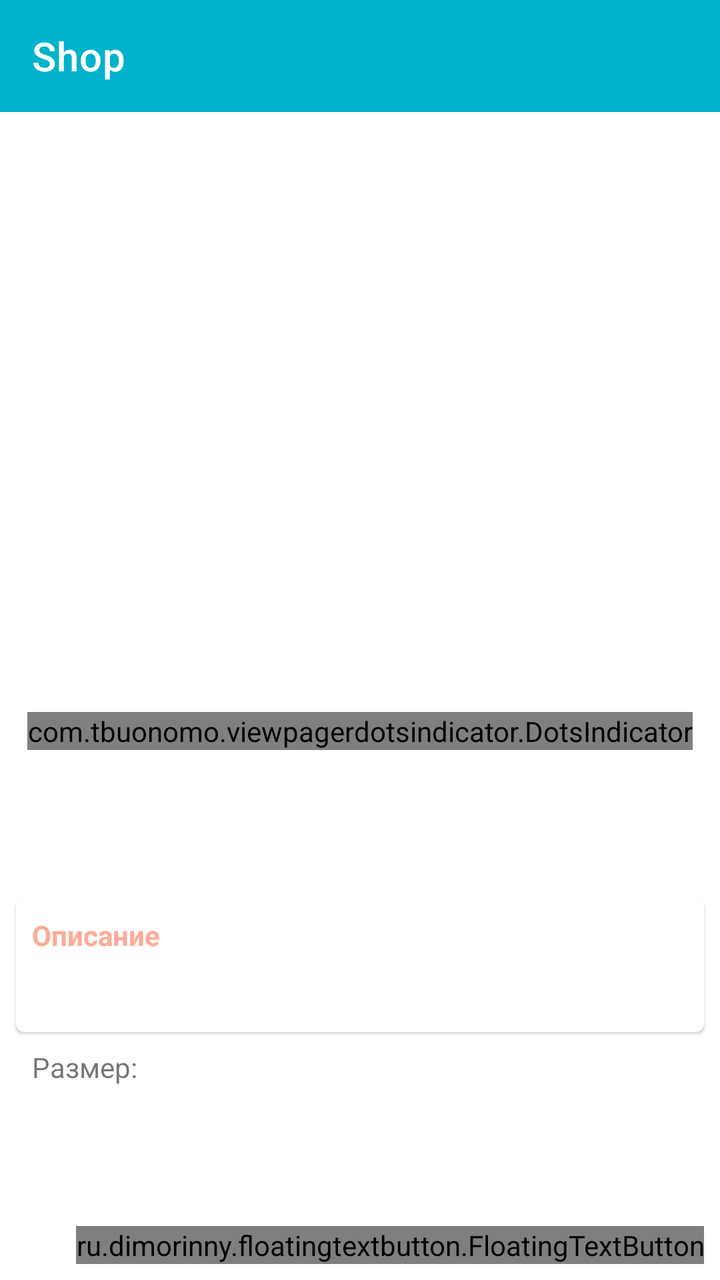
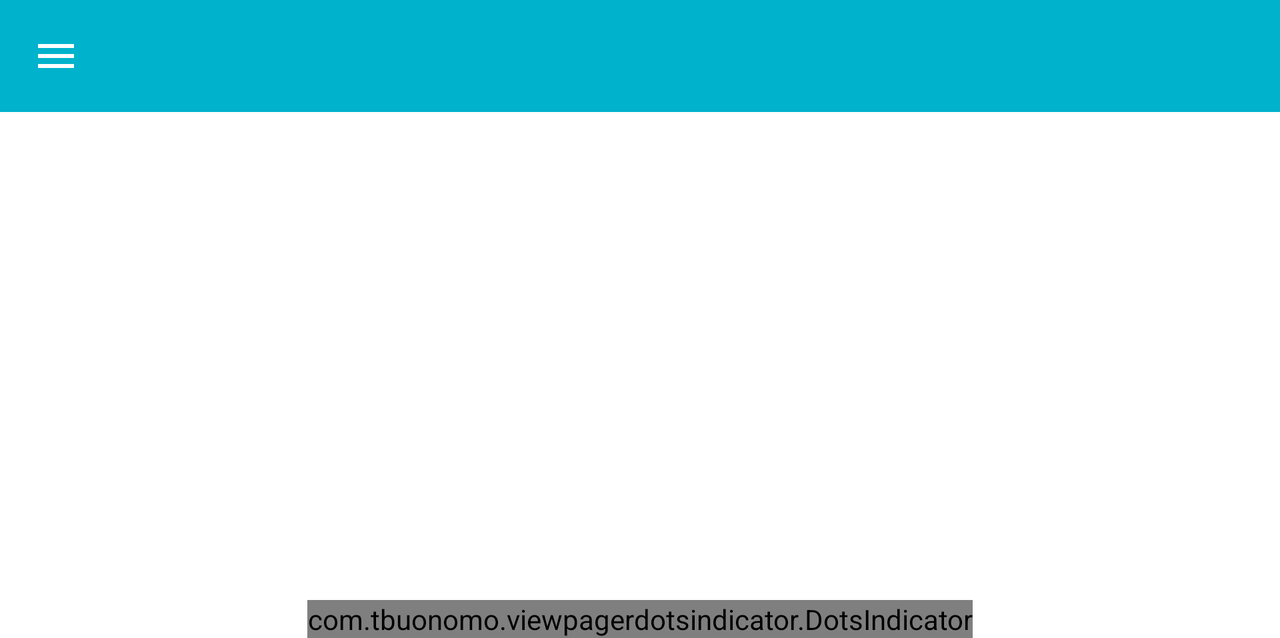

One screen, two layout resources from the same app: the default and the repository's alternative for another configuration. Each is rendered where Android would select it; the XML of both is given below.
<!-- AndroidManifest.xml: application theme MaterialTheme -->
<!-- res/layout/activity_info.xml -->
<?xml version="1.0" encoding="utf-8"?>
<android.support.design.widget.CoordinatorLayout xmlns:android="http://schemas.android.com/apk/res/android"
    xmlns:app="http://schemas.android.com/apk/res-auto"
    xmlns:tools="http://schemas.android.com/tools"
    android:layout_width="match_parent"
    android:layout_height="match_parent"
    tools:context="com.example.potap.shopwindow.activities.MainActivity">

    <android.support.v4.widget.NestedScrollView
        android:layout_width="wrap_content"
        android:layout_height="wrap_content">

        <RelativeLayout xmlns:android="http://schemas.android.com/apk/res/android"
            xmlns:app="http://schemas.android.com/apk/res-auto"
            android:layout_width="match_parent"
            android:layout_height="wrap_content"
            android:orientation="vertical">

            <include layout="@layout/main_toolbar" />

            <android.support.v4.view.ViewPager
                android:id="@+id/view_pager"
                android:layout_width="wrap_content"
                android:layout_height="300dp"
                android:layout_below="@+id/toolbar"
                android:layout_centerHorizontal="true">

            </android.support.v4.view.ViewPager>

            <com.tbuonomo.viewpagerdotsindicator.DotsIndicator
                android:id="@+id/dots_indicator"
                android:layout_width="wrap_content"
                android:layout_height="wrap_content"
                android:layout_below="@+id/view_pager"
                android:layout_centerHorizontal="true"
                app:dotsColor="@color/colorAccent"
                app:dotsCornerRadius="8dp"
                app:dotsSize="10dp"
                app:dotsSpacing="4dp"
                app:dotsWidthFactor="2.5" />

            <TextView
                android:id="@+id/name_info_text_view"
                android:layout_width="wrap_content"
                android:layout_height="wrap_content"
                android:layout_below="@+id/dots_indicator"
                android:layout_centerHorizontal="true"
                android:layout_marginTop="8dp"
                android:textColor="@color/blue_toolbar"
                android:textSize="22sp"
                android:textStyle="bold" />

            <TextView
                android:id="@+id/price_info_text_view"
                android:layout_width="wrap_content"
                android:layout_height="wrap_content"
                android:layout_below="@+id/name_info_text_view"
                android:layout_marginStart="8dp"
                android:layout_marginLeft="8dp"
                android:layout_marginTop="8dp"
                android:textColor="@color/blue_toolbar"
                android:textSize="16sp"
                android:textStyle="bold" />

            <android.support.design.card.MaterialCardView
                android:id="@+id/description_materialcard"
                android:layout_width="wrap_content"
                android:layout_height="wrap_content"
                android:layout_below="@+id/price_info_text_view"
                android:layout_marginLeft="8dp"
                android:layout_marginTop="8dp"
                android:layout_marginRight="8dp"
                android:background="@android:color/transparent">

                <RelativeLayout
                    android:layout_width="wrap_content"
                    android:layout_height="wrap_content">

                    <TextView
                        android:id="@+id/info_description_title"
                        style="@style/info_description"
                        android:layout_width="wrap_content"
                        android:layout_height="wrap_content"
                        android:text="@string/description"
                        android:textColor="@color/colorAccent"
                        android:textStyle="bold" />

                    <TextView
                        android:id="@+id/text_view_info"
                        style="@style/info_description"
                        android:layout_below="@+id/info_description_title" />
                </RelativeLayout>

            </android.support.design.card.MaterialCardView>

            <RelativeLayout
                android:layout_width="match_parent"
                android:layout_height="200dp"
                android:layout_marginLeft="16dp"
                android:layout_marginRight="16dp"
                android:layout_below="@+id/description_materialcard">

                <TextView
                    android:id="@+id/sizes_title"
                    android:layout_width="wrap_content"
                    android:layout_height="wrap_content"
                    android:layout_marginTop="8dp"
                    android:text="@string/size" />

                <HorizontalScrollView
                    android:id="@+id/sizes_horizontal_scroll"
                    android:layout_width="match_parent"
                    android:layout_height="60dp"
                    android:layout_below="@+id/sizes_title"
                    android:layout_marginTop="8dp"
                    >
                    <RadioGroup
                        android:id="@+id/sizes_radiogroup"
                        android:layout_width="wrap_content"
                        android:layout_height="wrap_content"
                        android:orientation="horizontal"
                        >
                        <android.support.v7.widget.RecyclerView
                            android:id="@+id/sizes_recyclerview"
                            android:layout_width="match_parent"
                            android:layout_height="wrap_content"
                            android:layout_marginTop="8dp"
                            android:orientation="horizontal"
                            tools:listitem="@layout/sizes_recylerview_item"/>
                    </RadioGroup>
                </HorizontalScrollView>

                <View
                    android:layout_width="match_parent"
                    android:layout_height="48dp"
                    android:layout_below="@+id/sizes_horizontal_scroll"/>

            </RelativeLayout>

        </RelativeLayout>

    </android.support.v4.widget.NestedScrollView>

    <ru.dimorinny.floatingtextbutton.FloatingTextButton
        android:id="@+id/add_to_basket_button"
        android:layout_width="wrap_content"
        android:layout_height="wrap_content"
        android:layout_gravity="end|bottom"
        android:layout_margin="8dp"
        app:floating_background_color="@color/colorAccent"
        app:floating_left_icon="@drawable/ic_add_basket"
        app:floating_title="Добавить в корзину"
        app:floating_title_color="@android:color/white" />
</android.support.design.widget.CoordinatorLayout>
<!-- res/layout/main_toolbar.xml (included above) -->
<?xml version="1.0" encoding="utf-8"?>
<android.support.v7.widget.Toolbar xmlns:android="http://schemas.android.com/apk/res/android"
    android:layout_width="match_parent"
    android:layout_height="wrap_content"
    xmlns:app="http://schemas.android.com/apk/res-auto"
    app:theme="@style/ThemeOverlay.AppCompat.Dark.ActionBar"
    android:minHeight="?attr/actionBarSize"
    android:background="@color/blue_toolbar"
    android:id="@+id/toolbar"
    app:title="Shop"
    />
<!-- resources referenced by this layout -->
<resources>
  <color name="blue_toolbar">#00b2cc</color>
  <color name="colorAccent">#FDAB98</color>
  <string name="description">Описание</string>
  <string name="size">Размер:</string>
  <style name="info_description">
          <item name="android:layout_width">match_parent</item>
          <item name="android:layout_height">wrap_content</item>
          <item name="android:layout_marginTop">8dp</item>
          <item name="android:layout_marginLeft">8dp</item>
          <item name="android:textSize">14sp</item>
          <item name="android:layout_marginBottom">6dp</item>
      </style>
  <style name="MaterialTheme" parent="Theme.MaterialComponents.Light.NoActionBar">
          <item name="colorPrimary">@color/colorPrimary</item>
          <item name="colorPrimaryDark">@color/colorPrimaryDark</item>
          <item name="colorAccent">@color/colorAccent</item>
      </style>
  <color name="colorPrimary">#3F51B5</color>
  <color name="colorPrimaryDark">#303F9F</color>
</resources>
<!-- res/layout-land/activity_info.xml (the repository's variant of the layout above) -->
<!-- drawn on the phone turned sideways -->
<?xml version="1.0" encoding="utf-8"?>
<RelativeLayout xmlns:android="http://schemas.android.com/apk/res/android"
    xmlns:app="http://schemas.android.com/apk/res-auto"
    android:orientation="horizontal"
    android:layout_width="match_parent"
    android:layout_height="wrap_content">

    <include layout="@layout/info_toolbar"/>

    <android.support.v4.view.ViewPager
        android:id="@+id/view_pager"
        android:layout_width="350dp"
        android:layout_height="300dp"/>

    <com.tbuonomo.viewpagerdotsindicator.DotsIndicator
        android:id="@+id/dots_indicator"
        android:layout_width="wrap_content"
        android:layout_height="wrap_content"
        android:layout_below="@+id/view_pager"
        android:layout_centerHorizontal="true"
        app:dotsColor="@color/grey"
        app:dotsCornerRadius="8dp"
        app:dotsSize="15dp"
        app:dotsSpacing="4dp"
        app:dotsWidthFactor="2.5"
        />

    <LinearLayout
        android:id="@+id/slider_dots"
        android:layout_below="@+id/view_pager"
        android:gravity="center_vertical|center_horizontal"
        android:layout_width="match_parent"
        android:layout_height="wrap_content"
        android:orientation="vertical">
    </LinearLayout>

    <TextView
        android:id="@+id/text_view_info"
        style="@style/info_description"
        android:layout_width="match_parent"
        android:layout_height="wrap_content"
        android:layout_toRightOf="@+id/view_pager"
        android:layout_marginTop="90dp"
        android:textSize="17sp"
        android:textColor="@color/grey"
        android:layout_toEndOf="@+id/view_pager" />
</RelativeLayout>
<!-- res/layout/info_toolbar.xml (included above) -->
<?xml version="1.0" encoding="utf-8"?>
<android.support.v7.widget.Toolbar xmlns:android="http://schemas.android.com/apk/res/android"
    android:layout_width="match_parent"
    android:layout_height="wrap_content"
    xmlns:app="http://schemas.android.com/apk/res-auto"
    app:theme="@style/ThemeOverlay.AppCompat.Dark.ActionBar"
    app:navigationIcon="@drawable/menu"
    android:minHeight="?attr/actionBarSize"
    android:background="@color/blue_toolbar"
    android:id="@+id/info_toolbar"
    >

</android.support.v7.widget.Toolbar>
<!-- resources referenced by the variant -->
<!-- as the phone turned sideways resolves them -->
<resources>
  <color name="blue_toolbar">#00b2cc</color>
  <color name="grey">#8d8d8d</color>
  <!-- drawable menu (drawable) -->
  <vector xmlns:android="http://schemas.android.com/apk/res/android"
      android:width="24dp"
      android:height="24dp"
      android:tint="@color/white"
      android:viewportWidth="24.0"
      android:viewportHeight="24.0">
      <path
          android:fillColor="#FFFFFF"
          android:pathData="M3,18h18v-2L3,16v2zM3,13h18v-2L3,11v2zM3,6v2h18L21,6L3,6z" />
  </vector>
  <style name="info_description">
          <item name="android:layout_width">match_parent</item>
          <item name="android:layout_height">wrap_content</item>
          <item name="android:layout_marginTop">8dp</item>
          <item name="android:layout_marginLeft">8dp</item>
          <item name="android:textSize">14sp</item>
          <item name="android:layout_marginBottom">6dp</item>
      </style>
  <style name="MaterialTheme" parent="Theme.MaterialComponents.Light.NoActionBar">
          <item name="colorPrimary">@color/colorPrimary</item>
          <item name="colorPrimaryDark">@color/colorPrimaryDark</item>
          <item name="colorAccent">@color/colorAccent</item>
      </style>
  <color name="white">#ffffff</color>
  <color name="colorPrimary">#3F51B5</color>
  <color name="colorPrimaryDark">#303F9F</color>
  <color name="colorAccent">#FDAB98</color>
</resources>
